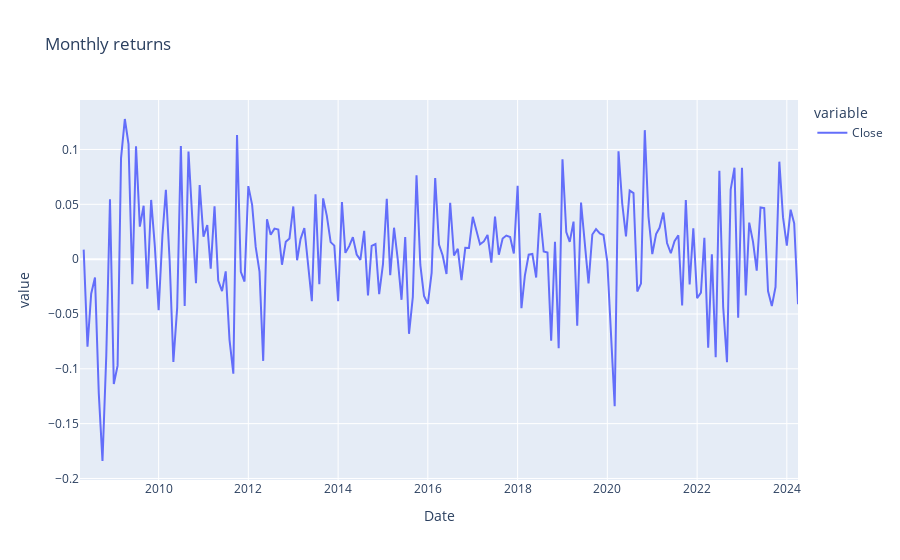

Write notebook code for a chart like this one.
### Code cell
mu, sigma = returns.mean(), returns.std()
initial_price = isac_hist['Close'].iloc[-1]

print(f"Mean: {mu}")
print(f"Std: {sigma}")
# plot returns
fr = px.line(returns, title="Monthly returns")
fr.show()

### Figure 1 — Plotly figure (JSON) as saved in the notebook; plotly's stock layout.template omitted (floating-point values rounded to 4 significant figures; data arrays with more than 128 entries replaced by an {"elided": "..."} marker saying what was removed)
{"data": [{"hovertemplate": "variable=Close<br>Date=%{x}<br>value=%{y}<extra></extra>", "legendgroup": "Close", "line": {"color": "#636efa", "dash": "solid"}, "marker": {"symbol": "circle"}, "mode": "lines", "name": "Close", "orientation": "v", "showlegend": true, "type": "scatter", "x": {"elided": "193 str values"}, "xaxis": "x", "y": {"elided": "193 float values"}, "yaxis": "y"}], "layout": {"legend": {"title": {"text": "variable"}, "tracegroupgap": 0}, "title": {"text": "Monthly returns"}, "xaxis": {"anchor": "y", "domain": [0, 1], "title": {"text": "Date"}}, "yaxis": {"anchor": "x", "domain": [0, 1], "title": {"text": "value"}}}}
